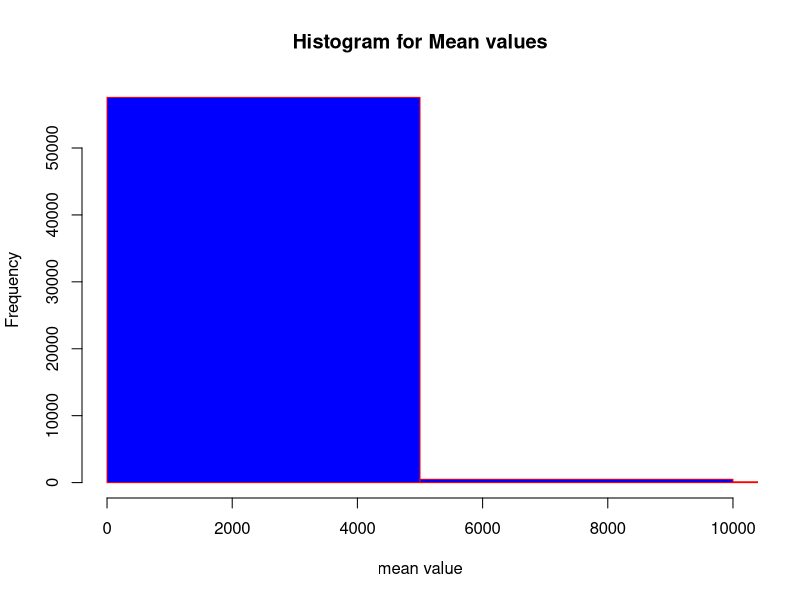

Source code (R):
## ---- chunk 1
x<- read.table("data/gene_expression.tsv", header = TRUE, stringsAsFactors = FALSE, row.names = 1)
head(x)
str(x)
x[1:6,1:2]
## ---- chunk 2
x$Mean_cal <- rowMeans(x)
head(x)
x[1:6,1:3]
## ---- chunk 3
Highest_mean <-x[order(-x$Mean_cal),]
head(Highest_mean,10)
## ---- chunk 4
subset(x,Mean_cal<10)
## ---- chunk 5
hist(x$Mean_cal,main="Histogram for Mean values",xlab = "mean value",border = "red",col="blue",breaks = 50,xlim=c(0,10000))
## ---- chunk 6
y <- read.csv("data/growth_data.csv", header = TRUE, stringsAsFactors = FALSE)
head(y)
str(y)
## ---- chunk 7

NE <- subset(y,Site=="northeast")
SW <- subset(y,Site=="southwest")
head(NE)
head(SW)
## ---- chunk 8
mean(NE$Circumf_2004_cm)
mean(NE$Circumf_2019_cm)
sd(NE$Circumf_2004_cm)
sd(NE$Circumf_2019_cm)
## ---- chunk 9
mean(SW$Circumf_2004_cm)
mean(SW$Circumf_2019_cm)
sd(SW$Circumf_2004_cm)
sd(SW$Circumf_2019_cm)
